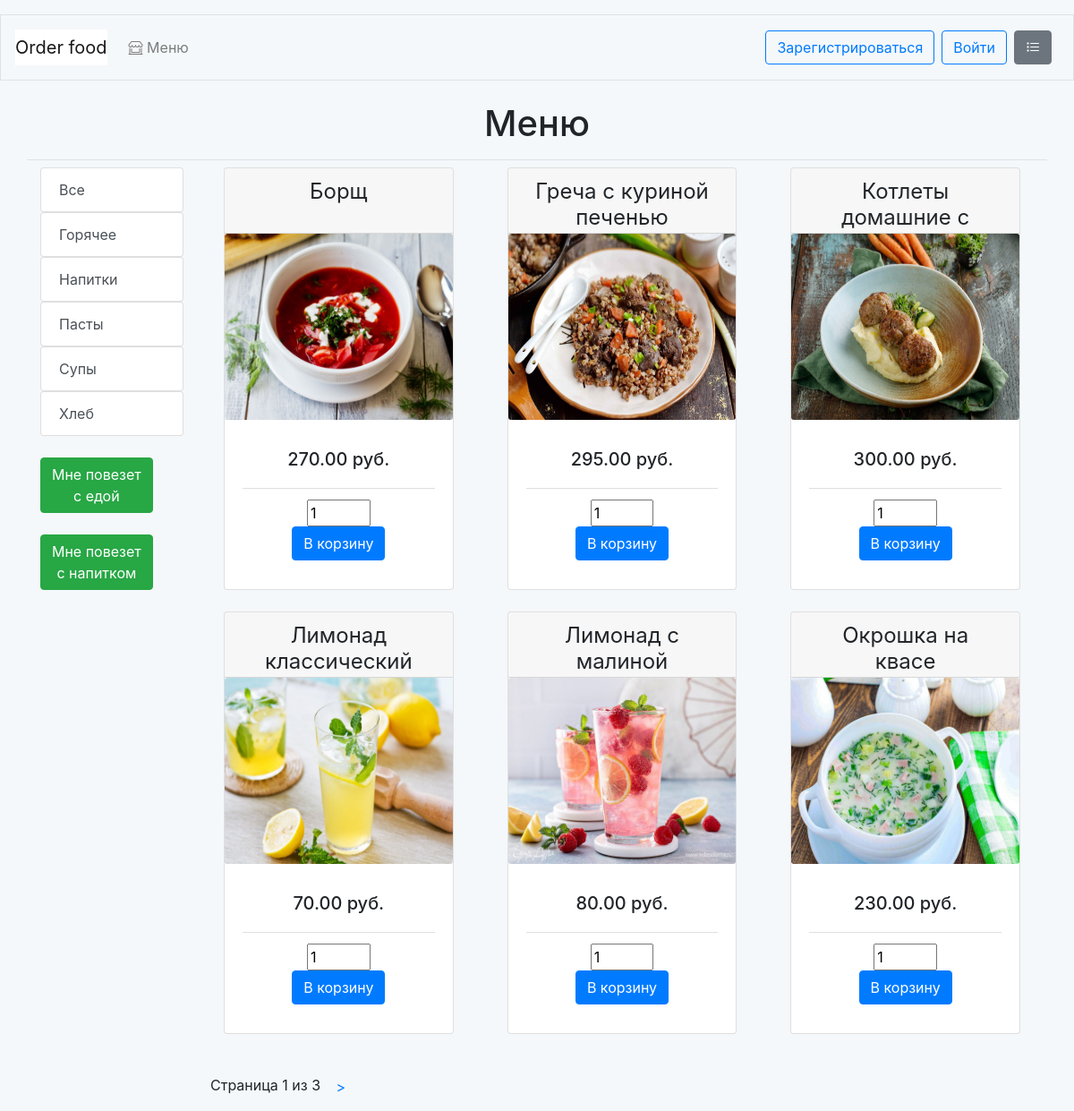
/dishes, run on the app's committed database.
### food_order/models.py (models this page shows, shortened)
class Category(models.Model):
    name = models.CharField(max_length=200)
    slug = models.SlugField(max_length=200,
                            unique=True)
    class Meta:
        ordering = ['name']
        indexes = [
            models.Index(fields=['name']),
        ]
        verbose_name = 'category'
        verbose_name_plural = 'categories'
    def get_absolute_url(self):
        return reverse('food_order:dish_list_by_category',
                       args=[self.slug])

class Dish(models.Model):
    category = models.ForeignKey(Category,
                                 related_name='dishes',
                                 on_delete=models.CASCADE,
                                 default=None)
    name = models.CharField(max_length=50)
    slug = models.SlugField(max_length=50,
                            unique=True)
    image = models.ImageField(upload_to='dishes/%Y/%m/%d',
                              blank=True)
    description = models.TextField(blank=True)
    composition = models.CharField(max_length=250)
    price = models.DecimalField(max_digits=10,
                                decimal_places=2)
    available = models.BooleanField(default=True)
    created = models.DateTimeField(auto_now_add=True)
    updated = models.DateTimeField(auto_now=True)
    class Meta:
        ordering = ['name']
        indexes = [
            models.Index(fields=['id', 'slug']),
            models.Index(fields=['name']),
            models.Index(fields=['-created']),
        ]
    def get_absolute_url(self):
        return reverse('food_order:dish_detail',
                       args=[self.id, self.slug])

### food_order/views.py (the view)
def dish_list(request, category_slug=None):
    category = None
    categories = Category.objects.all()
    dishes_list = Dish.objects.filter(available=True)
    if category_slug:
        category = get_object_or_404(Category,
                                     slug=category_slug)
        dishes_list = dishes_list.filter(category=category)
    paginator = Paginator(dishes_list, 6)
    page_number = request.GET.get('page', 1)
    try:
        dishes = paginator.page(page_number)
    except PageNotAnInteger:
        dishes = paginator.page(1)
    except EmptyPage:
        dishes = paginator.page(paginator.num_pages)
    cart_dish_form = CartAddDishForm()
    return render(request,
                  'food_order/dish/list.html',
                  {'category': category,
                   'categories': categories,
                   'dishes': dishes,
                   'cart_dish_form': cart_dish_form})

### cart/forms.py
class CartAddDishForm(forms.Form):
    quantity = forms.IntegerField(
        widget=forms.NumberInput(attrs={'style': 'width:7ch',
                                        'value': 1,
                                        'min': 1,
                                        'max': 20,
                                        'step': 1}),
        required=False,
        initial=1,
        label="")
    override = forms.BooleanField(required=False,
                                  initial=False,
                                  widget=forms.HiddenInput)

### cart/cart.py (called while the page is built)
    def __len__(self):
        return sum(item['quantity'] for item in self.cart.values())

### cart/context_processors.py (called while the page is built)
def cart(request):
    return {'cart': Cart(request)}

### food_order/templates/food_order/dish/list.html (shortened to what this page needs)
{% extends "food_order/base.html" %}
{% load static %}
{% block page_header %}
  <div class="text-center"><h1>{% if category %}{{ category.name }}{% else %}Меню{% endif %}</h1></div>
{% endblock %}
{% block content %}
  <section id="about">
    <div class="container">
      <div class="row">
        <div class="col-3 col-sm-3 col-md-2">
          <div class="list_group">
            <or {% if not category %}class="selected"{% endif %}>
              <a href="{% url 'food_order:dish_list' %}" class="list-group-item list-group-item-action">Все</a>
            </or>
            {% for c in categories %}
              <or {% if category.slug == c.slug %}class="selected"{% endif %}>
                <a href="{{ c.get_absolute_url }}" class="list-group-item list-group-item-action">{{ c.name }}</a>
              </or>
            {% endfor %}
          </div>
          <div>
            <br>
              <form action="{% url 'cart:cart_add_random_food' %}" method="post">
                <button role="submit" class="btn center btn-success">Мне повезет <br> с едой</button>
              </form>
            <br>
              <form action="{% url 'cart:cart_add_random_drink' %}" method="post">
                <button role="submit" class="btn btn-success">Мне повезет <br> с напитком</button>
              </form>
            <br>
          </div>
        </div>
        <div class="col-8 col-sm-9 col-md-10 ">
          <div class="row-cols-1 row-cols-sm-1 row-cols-md-2">
            <div class="card-deck mb-3 text-center">
              {% for dish in dishes %}
              <div class="col-12 col-sm-12 col-md-6 col-lg-6 col-xl-4">
                <div class="card mb-4 box-shadow">
                  <div class="card-header">
                    <h4 class="my-0 font-weight-normal" style="height: 3rem">{{ dish.name }}</a></h4>
                  </div>
                    <a href="{{ dish.get_absolute_url }}">
                      <img class="card-img w-30 h-20"
                        style="height: 13rem"
                        src="{% if dish.image %}{{ dish.image.url }}
                              {% else %}{% static 'img/no_image.png' %}{% endif %}"
                        alt="">
                    </a>
                  <div class="card-body">
                    <ul class="list-group list-group-flush">
                      <li class="list-group-item card-text text-center"><h5>{{ dish.price }} руб.</h5></li>
                      <li class="list-group-item text-center">
                        <form action="{% url 'cart:cart_add' dish.id %}" method="post">
                          {{ cart_dish_form }}
                          <button role="submit" class="btn btn-primary">В корзину</button>
                        </form>
                      </li>
                    </ul>
                  </div>
                </div>
              </div>
              {% endfor %}
            </div>
          </div>
          {% include "pagination.html" with page=dishes %}
        </div>
      </div>
    </div>
  </section>
{% endblock %}

### food_order/static/css/base.css (style rules this page uses)
body { padding-top: 1em; background-color: #F5F8FA; }

### data on the page
Category: name "Горячее"
Category: name "Напитки"
Category: name "Пасты"
Category: name "Супы"
Category: name "Хлеб"
Dish: name "Борщ", image (picture), price "270.00", quantity "1"
Dish: name "Греча с куриной печенью", image (picture), price "295.00", quantity "1"
Dish: name "Котлеты домашние с…", image (picture), price "300.00", quantity "1"
Dish: name "Лимонад классический", image (picture), price "70.00", quantity "1"
Dish: name "Лимонад с малиной", image (picture), price "80.00", quantity "1"
Dish: name "Окрошка на квасе", image (picture), price "230.00", quantity "1"

### other printed values
{{ page.number }} "1"
{{ page.paginator.num_pages }} "3"
